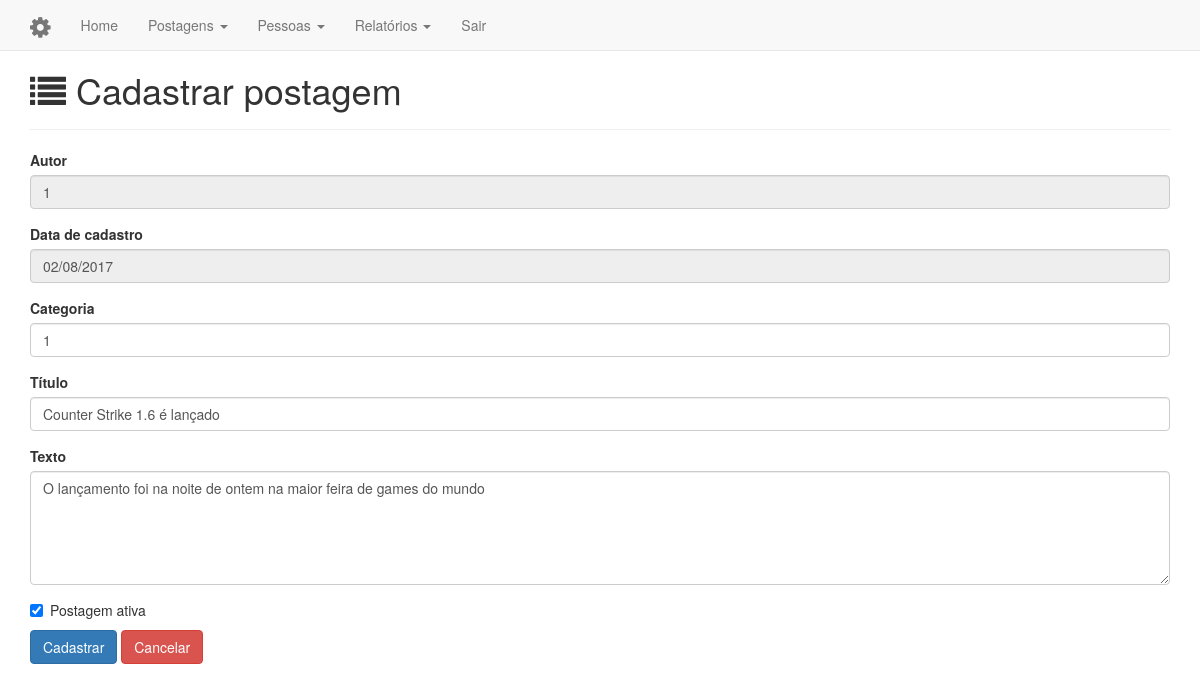
The app's page /postagens-editar.php?idpostagem=1 (signed in) with its own data.
### tables this page shows
CREATE TABLE IF NOT EXISTS `postagem` (
  `idpostagem` INT NOT NULL AUTO_INCREMENT,
  `idcategoria` INT NOT NULL,
  `titulo` VARCHAR(45) NOT NULL,
  `texto` TEXT NOT NULL,
  `datacadastro` DATE NOT NULL,
  `idadmin` INT NOT NULL,
  `situacao` CHAR(1) NOT NULL DEFAULT '1',
  PRIMARY KEY (`idpostagem`),
  INDEX `fk_post_categoria_idx` (`idcategoria` ASC),
  INDEX `fk_postagem_admin1_idx` (`idadmin` ASC),
  CONSTRAINT `fk_post_categoria`
    FOREIGN KEY (`idcategoria`)
    REFERENCES `categoria` (`idcategoria`)
    ON DELETE NO ACTION
    ON UPDATE NO ACTION,
  CONSTRAINT `fk_postagem_admin1`
    FOREIGN KEY (`idadmin`)
    REFERENCES `admin` (`idadmin`)
    ON DELETE NO ACTION
    ON UPDATE NO ACTION);

### postagens-editar.php (the view, shortened to what this page needs)
<?php
$msg = array();
$idpostagem = 0;
$nomeadmin = $_SESSION['idadmin'];
$idcategoria = 0;
$titulo = '';
$texto = '';
$situacao = POSTAGEM_ATIVO;
if (isset($_POST['idpostagem'])) {
    $idpostagem = (int) $_POST['idpostagem'];
} elseif (isset($_GET['idpostagem'])) {
    $idpostagem = (int) $_GET['idpostagem'];
}
$con = Conexao::getConexao();
if ($_POST) {
    $idcategoria = (int) $_POST['idcategoria'];
    $titulo = $_POST['titulo'];
    $texto = $_POST['texto'];
    $situacao = isset($_POST['situacao'])
        ? POSTAGEM_ATIVO : POSTAGEM_INATIVO;
    if ($idcategoria == 0) {
        $msg[] = 'Informe a categoria';
    }
    if ($titulo == '') {
        $msg[] = 'Informe o título';
    }
    if ($texto == '') {
        $msg[] = 'Informe o texto';
    }
    $datacadastro = date('Y-m-d');
    $idadmin = $_SESSION['idadmin'];
    if (!$msg) {
        $sql = "Update postagem Set
          idcategoria = $idcategoria,
          titulo = '$titulo',
          texto = '$texto',
          situacao = '$situacao'
        Where idpostagem = $idpostagem";
        try {
            $stmt = $con->query($sql);
            header('location: postagens.php');
            exit;
        } catch (PDOException $e) {
            $msg[] = "Não foi possível inserir o registro. Motivo: " . $e->getMessage();
            $msg[] = $sql;
        }
    }
} else {
    $sql = "Select idcategoria, titulo, texto, datacadastro, idadmin, situacao From postagem
      Where idpostagem = $idpostagem";
    $stmt = $con->query($sql);
    $postagem = $stmt->fetch(PDO::FETCH_ASSOC);
    $idcategoria = $postagem['idcategoria'];
    $titulo = $postagem['titulo'];
    $texto = $postagem['texto'];
    $nomeadmin = $postagem['idadmin'];
    $situacao = $postagem['situacao'];
}
?>
<!DOCTYPE html>
<html lang="pt-br">
<head>
    <?php include PATH . '/cabecalho.php'; ?>
</head>
<body>
<?php include 'nav.php'; ?>
<div class="container">
    <div class="page-header">
        <h1><i class="fa fa-list"></i> Cadastrar postagem</h1>
    </div>
    <form role="form" method="post" action="">
        <div class="form-group">
            <label for="fautor">Autor</label>
            <input type="text" class="form-control" id="fautor" name="autor" disabled
                   value="<?php echo $nomeadmin; ?>">
        </div>
        <div class="form-group">
            <label for="fdatacadastro">Data de cadastro</label>
            <input type="text" class="form-control" id="fdatacadastro" name="datacadastro" disabled
                   value="<?php echo date('d/m/Y') ?>">
        </div>
        <div class="form-group">
            <label for="fcategoria">Categoria</label>
            <input type="number" class="form-control" id="fcategoria" name="idcategoria" placeholder="Código da categoria"
                   value="<?php echo $idcategoria; ?>">
        </div>
        <div class="form-group">
            <label for="ftitulo">Título</label>
            <input type="text" class="form-control" id="ftitulo" name="titulo" placeholder="Título da postagem"
                   value="<?php echo $titulo; ?>">
        </div>
        <div class="form-group">
            <label for="ftexto">Texto</label>
            <textarea class="form-control" id="ftexto" name="texto" rows="5"><?php echo $texto; ?></textarea>
        </div>
        <div class="checkbox">
            <label for="fsituacao">
                <input type="checkbox" name="situacao" id="fsituacao"
                       <?php if ($situacao == POSTAGEM_ATIVO) { ?>checked<?php } ?>>
                Postagem ativa
            </label>
        </div>
        <button type="submit" class="btn btn-primary">Cadastrar</button>
        <button type="reset" class="btn btn-danger">Cancelar</button>
    </form>
</div>
</body>
</html>

### assets/estilos.css (style rules this page uses)
body { padding-top: 30px; }
body>.container { margin-bottom: 25px; }

### records on screen
postagem: autor "1", idcategoria "1", titulo "Counter Strike 1.6 é lançado", texto "O lançamento foi na noite de ontem na maior feira de games do mundo", situacao "☑"
